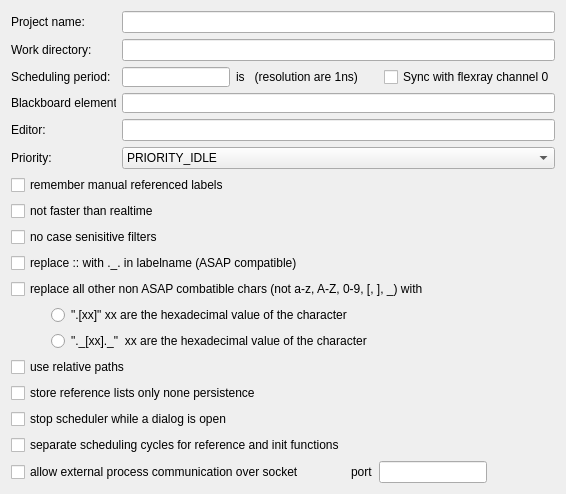
     <widget class="QWidget" name="tab">
      <attribute name="title">
       <string>Main settings</string>
      </attribute>
      <layout class="QGridLayout" name="gridLayout_2">
       <item row="5" column="0">
        <layout class="QHBoxLayout" name="horizontalLayout_7">
         <item>
          <widget class="QLabel" name="label_6">
           <property name="minimumSize">
            <size>
             <width>105</width>
             <height>0</height>
            </size>
           </property>
           <property name="maximumSize">
            <size>
             <width>105</width>
             <height>16777215</height>
            </size>
           </property>
           <property name="text">
            <string>Priority:</string>
           </property>
          </widget>
         </item>
         <item>
          <widget class="QComboBox" name="PriorityComboBox">
           <item>
            <property name="text">
             <string>PRIORITY_IDLE</string>
            </property>
           </item>
           <item>
            <property name="text">
             <string>PRIORITY_LOWEST</string>
            </property>
           </item>
           <item>
            <property name="text">
             <string>PRIORITY_BELOW_NORMAL</string>
            </property>
           </item>
           <item>
            <property name="text">
             <string>PRIORITY_NORMAL</string>
            </property>
           </item>
           <item>
            <property name="text">
             <string>PRIORITY_NORMAL_NO_SLEEP</string>
            </property>
           </item>
          </widget>
         </item>
        </layout>
       </item>
       <item row="8" column="0">
        <widget class="QCheckBox" name="NoCaseSensFilCheckBox">
         <property name="text">
          <string>no case senisitive filters</string>
         </property>
        </widget>
       </item>
       <item row="4" column="0">
        <layout class="QHBoxLayout" name="horizontalLayout_6">
         <item>
          <widget class="QLabel" name="label_5">
           <property name="minimumSize">
            <size>
             <width>105</width>
             <height>0</height>
            </size>
           </property>
           <property name="maximumSize">
            <size>
             <width>105</width>
             <height>16777215</height>
            </size>
           </property>
           <property name="text">
            <string>Editor:</string>
           </property>
          </widget>
         </item>
         <item>
          <widget class="QLineEdit" name="EditorLineEdit"/>
         </item>
        </layout>
       </item>
       <item row="7" column="0">
        <widget class="QCheckBox" name="RealtimeCheckBox">
         <property name="text">
          <string>not faster than realtime</string>
         </property>
        </widget>
       </item>
       <item row="12" column="0">
        <layout class="QHBoxLayout" name="horizontalLayout_20">
         <item>
          <spacer name="horizontalSpacer_7">
           <property name="orientation">
            <enum>Qt::Horizontal</enum>
           </property>
           <property name="sizeType">
            <enum>QSizePolicy::Fixed</enum>
           </property>
           <property name="sizeHint" stdset="0">
            <size>
             <width>40</width>
             <height>20</height>
            </size>
           </property>
          </spacer>
         </item>
         <item>
          <widget class="QRadioButton" name="Replace2RadioButton">
           <property name="text">
            <string>&quot;._[xx]._&quot;  xx are the hexadecimal value of the character</string>
           </property>
          </widget>
         </item>
        </layout>
       </item>
       <item row="6" column="0">
        <widget class="QCheckBox" name="RemManRefLabelCheckBox">
         <property name="text">
          <string>remember manual referenced labels</string>
         </property>
        </widget>
       </item>
       <item row="13" column="0">
        <widget class="QCheckBox" name="UseRelativePathsCheckBox">
         <property name="text">
          <string>use relative paths</string>
         </property>
        </widget>
       </item>
       <item row="10" column="0">
        <widget class="QCheckBox" name="ReplaceAllOtherCharsCheckBox">
         <property name="text">
          <string>replace all other non ASAP combatible chars (not a-z, A-Z, 0-9, [, ], _) with</string>
         </property>
        </widget>
       </item>
       <item row="0" column="0">
        <layout class="QHBoxLayout" name="horizontalLayout">
         <item>
          <widget class="QLabel" name="label">
           <property name="minimumSize">
            <size>
             <width>105</width>
             <height>0</height>
            </size>
           </property>
           <property name="maximumSize">
            <size>
             <width>105</width>
             <height>16777215</height>
            </size>
           </property>
           <property name="text">
            <string>Project name:</string>
           </property>
          </widget>
         </item>
         <item>
          <widget class="QLineEdit" name="ProjectNameLineEdit">
           <property name="text">
            <string/>
           </property>
           <property name="alignment">
            <set>Qt::AlignLeading|Qt::AlignLeft|Qt::AlignVCenter</set>
           </property>
          </widget>
         </item>
        </layout>
       </item>
       <item row="3" column="0">
        <layout class="QHBoxLayout" name="horizontalLayout_5">
         <item>
          <widget class="QLabel" name="label_4">
           <property name="minimumSize">
            <size>
             <width>105</width>
             <height>0</height>
            </size>
           </property>
           <property name="maximumSize">
            <size>
             <width>105</width>
             <height>16777215</height>
            </size>
           </property>
           <property name="text">
            <string>Blackboard elements:</string>
           </property>
          </widget>
         </item>
         <item>
          <widget class="ValueInput" name="BlackboardElemLineEdit">
           <property name="minimumSize">
            <size>
             <width>0</width>
             <height>20</height>
            </size>
           </property>
           <property name="maximumSize">
            <size>
             <width>16777215</width>
             <height>20</height>
            </size>
           </property>
          </widget>
         </item>
        </layout>
       </item>
       <item row="17" column="0">
        <layout class="QHBoxLayout" name="horizontalLayout_27">
         <item>
          <widget class="QCheckBox" name="ExternProcessLoginSocketPortCheckBox">
           <property name="text">
            <string>allow external process communication over socket</string>
           </property>
          </widget>
         </item>
         <item>
          <spacer name="horizontalSpacer_9">
           <property name="orientation">
            <enum>Qt::Horizontal</enum>
           </property>
           <property name="sizeType">
            <enum>QSizePolicy::Fixed</enum>
           </property>
           <property name="sizeHint" stdset="0">
            <size>
             <width>40</width>
             <height>20</height>
            </size>
           </property>
          </spacer>
         </item>
         <item>
          <widget class="QLabel" name="label_17">
           <property name="text">
            <string>port</string>
           </property>
          </widget>
         </item>
         <item>
          <widget class="QLineEdit" name="ExternProcessLoginSocketPortLineEdit"/>
         </item>
         <item>
          <spacer name="horizontalSpacer_10">
           <property name="orientation">
            <enum>Qt::Horizontal</enum>
           </property>
           <property name="sizeHint" stdset="0">
            <size>
             <width>40</width>
             <height>20</height>
            </size>
           </property>
          </spacer>
         </item>
        </layout>
       </item>
       <item row="9" column="0">
        <widget class="QCheckBox" name="ReplaceLabelnameCheckBox">
         <property name="contextMenuPolicy">
          <enum>Qt::NoContextMenu</enum>
         </property>
         <property name="acceptDrops">
          <bool>false</bool>
         </property>
         <property name="toolTip">
          <string comment="ASAP"/>
         </property>
         <property name="text">
          <string>replace :: with ._. in labelname (ASAP compatible)</string>
         </property>
        </widget>
       </item>
       <item row="1" column="0">
        <layout class="QHBoxLayout" name="horizontalLayout_2">
         <item>
          <widget class="QLabel" name="label_2">
           <property name="minimumSize">
            <size>
             <width>105</width>
             <height>0</height>
            </size>
           </property>
           <property name="maximumSize">
            <size>
             <width>105</width>
             <height>16777215</height>
            </size>
           </property>
           <property name="text">
            <string>Work directory:</string>
           </property>
          </widget>
         </item>
         <item>
          <widget class="QLineEdit" name="WorkDirectoryLineEdit">
           <property name="alignment">
            <set>Qt::AlignLeading|Qt::AlignLeft|Qt::AlignVCenter</set>
           </property>
          </widget>
         </item>
        </layout>
       </item>
       <item row="2" column="0">
        <layout class="QHBoxLayout" name="horizontalLayout_4">
         <item>
          <layout class="QHBoxLayout" name="horizontalLayout_3">
           <item>
            <widget class="QLabel" name="label_3">
             <property name="minimumSize">
              <size>
               <width>105</width>
               <height>0</height>
              </size>
             </property>
             <property name="maximumSize">
              <size>
               <width>105</width>
               <height>16777215</height>
              </size>
             </property>
             <property name="text">
              <string>Scheduling period:</string>
             </property>
            </widget>
           </item>
           <item>
            <widget class="TextValueInput" name="SchedulingLineEdit">
             <property name="maximumSize">
              <size>
               <width>16777215</width>
               <height>20</height>
              </size>
             </property>
             <property name="inputMethodHints">
              <set>Qt::ImhNone</set>
             </property>
            </widget>
           </item>
           <item>
            <widget class="QLabel" name="label_18">
             <property name="text">
              <string>is   (resolution are 1ns)      </string>
             </property>
            </widget>
           </item>
           <item>
            <widget class="QCheckBox" name="SyncWithFlexrayCheckBox">
             <property name="text">
              <string>Sync with flexray channel 0</string>
             </property>
            </widget>
           </item>
          </layout>
         </item>
        </layout>
       </item>
       <item row="11" column="0">
        <layout class="QHBoxLayout" name="horizontalLayout_19">
         <item>
          <spacer name="horizontalSpacer_6">
           <property name="orientation">
            <enum>Qt::Horizontal</enum>
           </property>
           <property name="sizeType">
            <enum>QSizePolicy::Fixed</enum>
           </property>
           <property name="sizeHint" stdset="0">
            <size>
             <width>40</width>
             <height>20</height>
            </size>
           </property>
          </spacer>
         </item>
         <item>
          <widget class="QRadioButton" name="Replace1RadioButton">
           <property name="text">
            <string>&quot;.[xx]&quot; xx are the hexadecimal value of the character</string>
           </property>
          </widget>
         </item>
        </layout>
       </item>
       <item row="15" column="0">
        <widget class="QCheckBox" name="StopSchedulerCheckBox">
         <property name="text">
          <string>stop scheduler while a dialog is open</string>
         </property>
        </widget>
       </item>
       <item row="14" column="0">
        <widget class="QCheckBox" name="StoreReferenceCheckBox">
         <property name="text">
          <string>store reference lists only none persistence</string>
         </property>
        </widget>
       </item>
       <item row="16" column="0">
        <widget class="QCheckBox" name="SeparateCyclesForRefAndInitFunctionCheckBox">
         <property name="text">
          <string>separate scheduling cycles for reference and init functions</string>
         </property>
        </widget>
       </item>
      </layout>
      <zorder>RemManRefLabelCheckBox</zorder>
      <zorder>RealtimeCheckBox</zorder>
      <zorder>NoCaseSensFilCheckBox</zorder>
      <zorder>ReplaceLabelnameCheckBox</zorder>
      <zorder>UseRelativePathsCheckBox</zorder>
      <zorder>StoreReferenceCheckBox</zorder>
      <zorder>StopSchedulerCheckBox</zorder>
      <zorder>ReplaceAllOtherCharsCheckBox</zorder>
      <zorder>SeparateCyclesForRefAndInitFunctionCheckBox</zorder>
     </widget>
